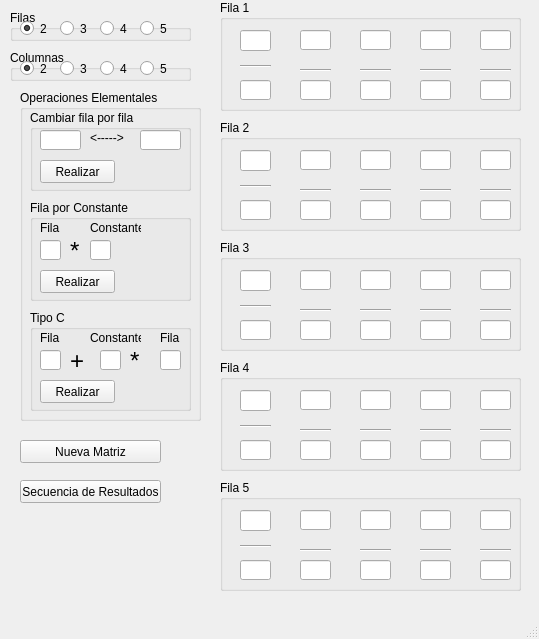
<?xml version="1.0" encoding="UTF-8"?>
<ui version="4.0">
 <class>TareaAlgebra</class>
 <widget class="QMainWindow" name="TareaAlgebra">
  <property name="geometry">
   <rect>
    <x>0</x>
    <y>0</y>
    <width>539</width>
    <height>639</height>
   </rect>
  </property>
  <property name="windowTitle">
   <string>MainWindow</string>
  </property>
  <widget class="QWidget" name="centralwidget">
   <widget class="QGroupBox" name="FilasGroupBox">
    <property name="geometry">
     <rect>
      <x>10</x>
      <y>10</y>
      <width>181</width>
      <height>31</height>
     </rect>
    </property>
    <property name="title">
     <string>Filas</string>
    </property>
    <widget class="QRadioButton" name="filas2">
     <property name="geometry">
      <rect>
       <x>10</x>
       <y>10</y>
       <width>31</width>
       <height>17</height>
      </rect>
     </property>
     <property name="text">
      <string>2</string>
     </property>
     <property name="checked">
      <bool>true</bool>
     </property>
    </widget>
    <widget class="QRadioButton" name="filas3">
     <property name="geometry">
      <rect>
       <x>50</x>
       <y>10</y>
       <width>31</width>
       <height>17</height>
      </rect>
     </property>
     <property name="text">
      <string>3</string>
     </property>
    </widget>
    <widget class="QRadioButton" name="filas4">
     <property name="geometry">
      <rect>
       <x>90</x>
       <y>10</y>
       <width>31</width>
       <height>17</height>
      </rect>
     </property>
     <property name="text">
      <string>4</string>
     </property>
    </widget>
    <widget class="QRadioButton" name="filas5">
     <property name="geometry">
      <rect>
       <x>130</x>
       <y>10</y>
       <width>41</width>
       <height>17</height>
      </rect>
     </property>
     <property name="text">
      <string>5</string>
     </property>
    </widget>
   </widget>
   <widget class="QGroupBox" name="ColumnasGroupBox">
    <property name="geometry">
     <rect>
      <x>10</x>
      <y>50</y>
      <width>181</width>
      <height>31</height>
     </rect>
    </property>
    <property name="title">
     <string>Columnas</string>
    </property>
    <widget class="QRadioButton" name="col2">
     <property name="geometry">
      <rect>
       <x>10</x>
       <y>10</y>
       <width>31</width>
       <height>17</height>
      </rect>
     </property>
     <property name="text">
      <string>2</string>
     </property>
     <property name="checked">
      <bool>true</bool>
     </property>
    </widget>
    <widget class="QRadioButton" name="col3">
     <property name="geometry">
      <rect>
       <x>50</x>
       <y>10</y>
       <width>31</width>
       <height>17</height>
      </rect>
     </property>
     <property name="text">
      <string>3</string>
     </property>
    </widget>
    <widget class="QRadioButton" name="col4">
     <property name="geometry">
      <rect>
       <x>90</x>
       <y>10</y>
       <width>31</width>
       <height>17</height>
      </rect>
     </property>
     <property name="text">
      <string>4</string>
     </property>
    </widget>
    <widget class="QRadioButton" name="col5">
     <property name="geometry">
      <rect>
       <x>130</x>
       <y>10</y>
       <width>41</width>
       <height>17</height>
      </rect>
     </property>
     <property name="text">
      <string>5</string>
     </property>
    </widget>
   </widget>
   <widget class="QGroupBox" name="MatrizGropBox">
    <property name="geometry">
     <rect>
      <x>220</x>
      <y>0</y>
      <width>301</width>
      <height>111</height>
     </rect>
    </property>
    <property name="title">
     <string>Fila 1</string>
    </property>
    <widget class="QLineEdit" name="f1c1a">
     <property name="geometry">
      <rect>
       <x>20</x>
       <y>30</y>
       <width>31</width>
       <height>21</height>
      </rect>
     </property>
     <property name="text">
      <string/>
     </property>
    </widget>
    <widget class="QLineEdit" name="f1c1b">
     <property name="geometry">
      <rect>
       <x>20</x>
       <y>80</y>
       <width>31</width>
       <height>20</height>
      </rect>
     </property>
     <property name="text">
      <string/>
     </property>
    </widget>
    <widget class="QLineEdit" name="f1c2a">
     <property name="geometry">
      <rect>
       <x>80</x>
       <y>30</y>
       <width>31</width>
       <height>20</height>
      </rect>
     </property>
     <property name="text">
      <string/>
     </property>
    </widget>
    <widget class="QLineEdit" name="f1c2b">
     <property name="geometry">
      <rect>
       <x>80</x>
       <y>80</y>
       <width>31</width>
       <height>20</height>
      </rect>
     </property>
     <property name="text">
      <string/>
     </property>
    </widget>
    <widget class="QLineEdit" name="f1c3a">
     <property name="geometry">
      <rect>
       <x>140</x>
       <y>30</y>
       <width>31</width>
       <height>20</height>
      </rect>
     </property>
     <property name="text">
      <string/>
     </property>
    </widget>
    <widget class="QLineEdit" name="f1c3b">
     <property name="geometry">
      <rect>
       <x>140</x>
       <y>80</y>
       <width>31</width>
       <height>20</height>
      </rect>
     </property>
     <property name="text">
      <string/>
     </property>
    </widget>
    <widget class="QLineEdit" name="f1c4a">
     <property name="geometry">
      <rect>
       <x>200</x>
       <y>30</y>
       <width>31</width>
       <height>20</height>
      </rect>
     </property>
     <property name="text">
      <string/>
     </property>
    </widget>
    <widget class="QLineEdit" name="f1c4b">
     <property name="geometry">
      <rect>
       <x>200</x>
       <y>80</y>
       <width>31</width>
       <height>20</height>
      </rect>
     </property>
     <property name="text">
      <string/>
     </property>
    </widget>
    <widget class="QLineEdit" name="f1c5a">
     <property name="geometry">
      <rect>
       <x>260</x>
       <y>30</y>
       <width>31</width>
       <height>20</height>
      </rect>
     </property>
     <property name="text">
      <string/>
     </property>
    </widget>
    <widget class="QLineEdit" name="f1c5b">
     <property name="geometry">
      <rect>
       <x>260</x>
       <y>80</y>
       <width>31</width>
       <height>20</height>
      </rect>
     </property>
     <property name="text">
      <string/>
     </property>
    </widget>
    <widget class="Line" name="line">
     <property name="geometry">
      <rect>
       <x>20</x>
       <y>56</y>
       <width>31</width>
       <height>20</height>
      </rect>
     </property>
     <property name="orientation">
      <enum>Qt::Horizontal</enum>
     </property>
    </widget>
    <widget class="Line" name="line_2">
     <property name="geometry">
      <rect>
       <x>80</x>
       <y>60</y>
       <width>31</width>
       <height>20</height>
      </rect>
     </property>
     <property name="orientation">
      <enum>Qt::Horizontal</enum>
     </property>
    </widget>
    <widget class="Line" name="line_3">
     <property name="geometry">
      <rect>
       <x>200</x>
       <y>60</y>
       <width>31</width>
       <height>20</height>
      </rect>
     </property>
     <property name="orientation">
      <enum>Qt::Horizontal</enum>
     </property>
    </widget>
    <widget class="Line" name="line_4">
     <property name="geometry">
      <rect>
       <x>140</x>
       <y>60</y>
       <width>31</width>
       <height>20</height>
      </rect>
     </property>
     <property name="orientation">
      <enum>Qt::Horizontal</enum>
     </property>
    </widget>
    <widget class="Line" name="line_5">
     <property name="geometry">
      <rect>
       <x>260</x>
       <y>60</y>
       <width>31</width>
       <height>20</height>
      </rect>
     </property>
     <property name="orientation">
      <enum>Qt::Horizontal</enum>
     </property>
    </widget>
   </widget>
   <widget class="QGroupBox" name="MatrizGropBox_2">
    <property name="geometry">
     <rect>
      <x>220</x>
      <y>120</y>
      <width>301</width>
      <height>111</height>
     </rect>
    </property>
    <property name="title">
     <string>Fila 2</string>
    </property>
    <widget class="QLineEdit" name="f2c1a">
     <property name="geometry">
      <rect>
       <x>20</x>
       <y>30</y>
       <width>31</width>
       <height>21</height>
      </rect>
     </property>
     <property name="text">
      <string/>
     </property>
    </widget>
    <widget class="QLineEdit" name="f2c1b">
     <property name="geometry">
      <rect>
       <x>20</x>
       <y>80</y>
       <width>31</width>
       <height>20</height>
      </rect>
     </property>
     <property name="text">
      <string/>
     </property>
    </widget>
    <widget class="QLineEdit" name="f2c2a">
     <property name="geometry">
      <rect>
       <x>80</x>
       <y>30</y>
       <width>31</width>
       <height>20</height>
      </rect>
     </property>
     <property name="text">
      <string/>
     </property>
    </widget>
    <widget class="QLineEdit" name="f2c2b">
     <property name="geometry">
      <rect>
       <x>80</x>
       <y>80</y>
       <width>31</width>
       <height>20</height>
      </rect>
     </property>
     <property name="text">
      <string/>
     </property>
    </widget>
    <widget class="QLineEdit" name="f2c3a">
     <property name="geometry">
      <rect>
       <x>140</x>
       <y>30</y>
       <width>31</width>
       <height>20</height>
      </rect>
     </property>
     <property name="text">
      <string/>
     </property>
    </widget>
    <widget class="QLineEdit" name="f2c3b">
     <property name="geometry">
      <rect>
       <x>140</x>
       <y>80</y>
       <width>31</width>
       <height>20</height>
      </rect>
     </property>
     <property name="text">
      <string/>
     </property>
    </widget>
    <widget class="QLineEdit" name="f2c4a">
     <property name="geometry">
      <rect>
       <x>200</x>
       <y>30</y>
       <width>31</width>
       <height>20</height>
      </rect>
     </property>
     <property name="text">
      <string/>
     </property>
    </widget>
    <widget class="QLineEdit" name="f2c4b">
     <property name="geometry">
      <rect>
       <x>200</x>
       <y>80</y>
       <width>31</width>
       <height>20</height>
      </rect>
     </property>
     <property name="text">
      <string/>
     </property>
    </widget>
    <widget class="QLineEdit" name="f2c5a">
     <property name="geometry">
      <rect>
       <x>260</x>
       <y>30</y>
       <width>31</width>
       <height>20</height>
      </rect>
     </property>
     <property name="text">
      <string/>
     </property>
    </widget>
    <widget class="QLineEdit" name="f2c5b">
     <property name="geometry">
      <rect>
       <x>260</x>
       <y>80</y>
       <width>31</width>
       <height>20</height>
      </rect>
     </property>
     <property name="text">
      <string/>
     </property>
    </widget>
    <widget class="Line" name="line_6">
     <property name="geometry">
      <rect>
       <x>20</x>
       <y>56</y>
       <width>31</width>
       <height>20</height>
      </rect>
     </property>
     <property name="orientation">
      <enum>Qt::Horizontal</enum>
     </property>
    </widget>
    <widget class="Line" name="line_7">
     <property name="geometry">
      <rect>
       <x>80</x>
       <y>60</y>
       <width>31</width>
       <height>20</height>
      </rect>
     </property>
     <property name="orientation">
      <enum>Qt::Horizontal</enum>
     </property>
    </widget>
    <widget class="Line" name="line_8">
     <property name="geometry">
      <rect>
       <x>200</x>
       <y>60</y>
       <width>31</width>
       <height>20</height>
      </rect>
     </property>
     <property name="orientation">
      <enum>Qt::Horizontal</enum>
     </property>
    </widget>
    <widget class="Line" name="line_9">
     <property name="geometry">
      <rect>
       <x>140</x>
       <y>60</y>
       <width>31</width>
       <height>20</height>
      </rect>
     </property>
     <property name="orientation">
      <enum>Qt::Horizontal</enum>
     </property>
    </widget>
    <widget class="Line" name="line_10">
     <property name="geometry">
      <rect>
       <x>260</x>
       <y>60</y>
       <width>31</width>
       <height>20</height>
      </rect>
     </property>
     <property name="orientation">
      <enum>Qt::Horizontal</enum>
     </property>
    </widget>
   </widget>
   <widget class="QGroupBox" name="MatrizGropBox_3">
    <property name="geometry">
     <rect>
      <x>220</x>
      <y>240</y>
      <width>301</width>
      <height>111</height>
     </rect>
    </property>
    <property name="title">
     <string>Fila 3</string>
    </property>
    <widget class="QLineEdit" name="f3c1a">
     <property name="geometry">
      <rect>
       <x>20</x>
       <y>30</y>
       <width>31</width>
       <height>21</height>
      </rect>
     </property>
     <property name="text">
      <string/>
     </property>
    </widget>
    <widget class="QLineEdit" name="f3c1b">
     <property name="geometry">
      <rect>
       <x>20</x>
       <y>80</y>
       <width>31</width>
       <height>20</height>
      </rect>
     </property>
     <property name="text">
      <string/>
     </property>
    </widget>
    <widget class="QLineEdit" name="f3c2a">
     <property name="geometry">
      <rect>
       <x>80</x>
       <y>30</y>
       <width>31</width>
       <height>20</height>
      </rect>
     </property>
     <property name="text">
      <string/>
     </property>
    </widget>
    <widget class="QLineEdit" name="f3c2b">
     <property name="geometry">
      <rect>
       <x>80</x>
       <y>80</y>
       <width>31</width>
       <height>20</height>
      </rect>
     </property>
     <property name="text">
      <string/>
     </property>
    </widget>
    <widget class="QLineEdit" name="f3c3a">
     <property name="geometry">
      <rect>
       <x>140</x>
       <y>30</y>
       <width>31</width>
       <height>20</height>
      </rect>
     </property>
     <property name="text">
      <string/>
     </property>
    </widget>
    <widget class="QLineEdit" name="f3c3b">
     <property name="geometry">
      <rect>
       <x>140</x>
       <y>80</y>
       <width>31</width>
       <height>20</height>
      </rect>
     </property>
     <property name="text">
      <string/>
     </property>
    </widget>
    <widget class="QLineEdit" name="f3c4a">
     <property name="geometry">
      <rect>
       <x>200</x>
       <y>30</y>
       <width>31</width>
       <height>20</height>
      </rect>
     </property>
     <property name="text">
      <string/>
     </property>
    </widget>
    <widget class="QLineEdit" name="f3c4b">
     <property name="geometry">
      <rect>
       <x>200</x>
       <y>80</y>
       <width>31</width>
       <height>20</height>
      </rect>
     </property>
     <property name="text">
      <string/>
     </property>
    </widget>
    <widget class="QLineEdit" name="f3c5a">
     <property name="geometry">
      <rect>
       <x>260</x>
       <y>30</y>
       <width>31</width>
       <height>20</height>
      </rect>
     </property>
     <property name="text">
      <string/>
     </property>
    </widget>
    <widget class="QLineEdit" name="f3c5b">
     <property name="geometry">
      <rect>
       <x>260</x>
       <y>80</y>
       <width>31</width>
       <height>20</height>
      </rect>
     </property>
     <property name="text">
      <string/>
     </property>
    </widget>
    <widget class="Line" name="line_11">
     <property name="geometry">
      <rect>
       <x>20</x>
       <y>56</y>
       <width>31</width>
       <height>20</height>
      </rect>
     </property>
     <property name="orientation">
      <enum>Qt::Horizontal</enum>
     </property>
    </widget>
    <widget class="Line" name="line_12">
     <property name="geometry">
      <rect>
       <x>80</x>
       <y>60</y>
       <width>31</width>
       <height>20</height>
      </rect>
     </property>
     <property name="orientation">
      <enum>Qt::Horizontal</enum>
     </property>
    </widget>
    <widget class="Line" name="line_13">
     <property name="geometry">
      <rect>
       <x>200</x>
       <y>60</y>
       <width>31</width>
       <height>20</height>
      </rect>
     </property>
     <property name="orientation">
      <enum>Qt::Horizontal</enum>
     </property>
    </widget>
    <widget class="Line" name="line_14">
     <property name="geometry">
      <rect>
       <x>140</x>
       <y>60</y>
       <width>31</width>
       <height>20</height>
      </rect>
     </property>
     <property name="orientation">
      <enum>Qt::Horizontal</enum>
     </property>
    </widget>
    <widget class="Line" name="line_15">
     <property name="geometry">
      <rect>
       <x>260</x>
       <y>60</y>
       <width>31</width>
       <height>20</height>
      </rect>
     </property>
     <property name="orientation">
      <enum>Qt::Horizontal</enum>
     </property>
    </widget>
   </widget>
   <widget class="QGroupBox" name="MatrizGropBox_4">
    <property name="geometry">
     <rect>
      <x>220</x>
      <y>480</y>
      <width>301</width>
      <height>111</height>
     </rect>
    </property>
    <property name="title">
     <string>Fila 5</string>
    </property>
    <widget class="QLineEdit" name="f5c1a">
     <property name="geometry">
      <rect>
       <x>20</x>
       <y>30</y>
       <width>31</width>
       <height>21</height>
      </rect>
     </property>
     <property name="text">
      <string/>
     </property>
    </widget>
    <widget class="QLineEdit" name="f5c1b">
     <property name="geometry">
      <rect>
       <x>20</x>
       <y>80</y>
       <width>31</width>
       <height>20</height>
      </rect>
     </property>
     <property name="text">
      <string/>
     </property>
    </widget>
    <widget class="QLineEdit" name="f5c2a">
     <property name="geometry">
      <rect>
       <x>80</x>
       <y>30</y>
       <width>31</width>
       <height>20</height>
      </rect>
     </property>
     <property name="text">
      <string/>
     </property>
    </widget>
    <widget class="QLineEdit" name="f5c2b">
     <property name="geometry">
      <rect>
       <x>80</x>
       <y>80</y>
       <width>31</width>
       <height>20</height>
      </rect>
     </property>
     <property name="text">
      <string/>
     </property>
    </widget>
    <widget class="QLineEdit" name="f5c3a">
     <property name="geometry">
      <rect>
       <x>140</x>
       <y>30</y>
       <width>31</width>
       <height>20</height>
      </rect>
     </property>
     <property name="text">
      <string/>
     </property>
    </widget>
    <widget class="QLineEdit" name="f5c3b">
     <property name="geometry">
      <rect>
       <x>140</x>
       <y>80</y>
       <width>31</width>
       <height>20</height>
      </rect>
     </property>
     <property name="text">
      <string/>
     </property>
    </widget>
    <widget class="QLineEdit" name="f5c4a">
     <property name="geometry">
      <rect>
       <x>200</x>
       <y>30</y>
       <width>31</width>
       <height>20</height>
      </rect>
     </property>
     <property name="text">
      <string/>
     </property>
    </widget>
    <widget class="QLineEdit" name="f5c4b">
     <property name="geometry">
      <rect>
       <x>200</x>
       <y>80</y>
       <width>31</width>
       <height>20</height>
      </rect>
     </property>
     <property name="text">
      <string/>
     </property>
    </widget>
    <widget class="QLineEdit" name="f5c5a">
     <property name="geometry">
      <rect>
       <x>260</x>
       <y>30</y>
       <width>31</width>
       <height>20</height>
      </rect>
     </property>
     <property name="text">
      <string/>
     </property>
    </widget>
    <widget class="QLineEdit" name="f5c5b">
     <property name="geometry">
      <rect>
       <x>260</x>
       <y>80</y>
       <width>31</width>
       <height>20</height>
      </rect>
     </property>
     <property name="text">
      <string/>
     </property>
    </widget>
    <widget class="Line" name="line_21">
     <property name="geometry">
      <rect>
       <x>20</x>
       <y>56</y>
       <width>31</width>
       <height>20</height>
      </rect>
     </property>
     <property name="orientation">
      <enum>Qt::Horizontal</enum>
     </property>
    </widget>
    <widget class="Line" name="line_22">
     <property name="geometry">
      <rect>
       <x>80</x>
       <y>60</y>
       <width>31</width>
       <height>20</height>
      </rect>
     </property>
     <property name="orientation">
      <enum>Qt::Horizontal</enum>
     </property>
    </widget>
    <widget class="Line" name="line_23">
     <property name="geometry">
      <rect>
       <x>200</x>
       <y>60</y>
       <width>31</width>
       <height>20</height>
      </rect>
     </property>
     <property name="orientation">
      <enum>Qt::Horizontal</enum>
     </property>
    </widget>
    <widget class="Line" name="line_24">
     <property name="geometry">
      <rect>
       <x>140</x>
       <y>60</y>
       <width>31</width>
       <height>20</height>
      </rect>
     </property>
     <property name="orientation">
      <enum>Qt::Horizontal</enum>
     </property>
    </widget>
    <widget class="Line" name="line_25">
     <property name="geometry">
      <rect>
       <x>260</x>
       <y>60</y>
       <width>31</width>
       <height>20</height>
      </rect>
     </property>
     <property name="orientation">
      <enum>Qt::Horizontal</enum>
     </property>
    </widget>
   </widget>
   <widget class="QGroupBox" name="MatrizGropBox_5">
    <property name="geometry">
     <rect>
      <x>220</x>
      <y>360</y>
      <width>301</width>
      <height>111</height>
     </rect>
    </property>
    <property name="title">
     <string>Fila 4</string>
    </property>
    <widget class="QLineEdit" name="f4c1a">
     <property name="geometry">
      <rect>
       <x>20</x>
       <y>30</y>
       <width>31</width>
       <height>21</height>
      </rect>
     </property>
     <property name="text">
      <string/>
     </property>
    </widget>
    <widget class="QLineEdit" name="f4c1b">
     <property name="geometry">
      <rect>
       <x>20</x>
       <y>80</y>
       <width>31</width>
       <height>20</height>
      </rect>
     </property>
     <property name="text">
      <string/>
     </property>
    </widget>
    <widget class="QLineEdit" name="f4c2a">
     <property name="geometry">
      <rect>
       <x>80</x>
       <y>30</y>
       <width>31</width>
       <height>20</height>
      </rect>
     </property>
     <property name="text">
      <string/>
     </property>
    </widget>
    <widget class="QLineEdit" name="f4c2b">
     <property name="geometry">
      <rect>
       <x>80</x>
       <y>80</y>
       <width>31</width>
       <height>20</height>
      </rect>
     </property>
     <property name="text">
      <string/>
     </property>
    </widget>
    <widget class="QLineEdit" name="f4c3a">
     <property name="geometry">
      <rect>
       <x>140</x>
       <y>30</y>
       <width>31</width>
       <height>20</height>
      </rect>
     </property>
     <property name="text">
      <string/>
     </property>
    </widget>
    <widget class="QLineEdit" name="f4c3b">
     <property name="geometry">
      <rect>
       <x>140</x>
       <y>80</y>
       <width>31</width>
       <height>20</height>
      </rect>
     </property>
     <property name="text">
      <string/>
     </property>
    </widget>
    <widget class="QLineEdit" name="f4c4a">
     <property name="geometry">
      <rect>
       <x>200</x>
       <y>30</y>
       <width>31</width>
       <height>20</height>
      </rect>
     </property>
     <property name="text">
      <string/>
     </property>
    </widget>
    <widget class="QLineEdit" name="f4c4b">
     <property name="geometry">
      <rect>
       <x>200</x>
       <y>80</y>
       <width>31</width>
       <height>20</height>
      </rect>
     </property>
     <property name="text">
      <string/>
     </property>
    </widget>
    <widget class="QLineEdit" name="f4c5a">
     <property name="geometry">
      <rect>
       <x>260</x>
       <y>30</y>
       <width>31</width>
       <height>20</height>
      </rect>
     </property>
     <property name="text">
      <string/>
     </property>
    </widget>
    <widget class="QLineEdit" name="f4c5b">
     <property name="geometry">
      <rect>
       <x>260</x>
       <y>80</y>
       <width>31</width>
       <height>20</height>
      </rect>
     </property>
     <property name="text">
      <string/>
     </property>
    </widget>
    <widget class="Line" name="line_26">
     <property name="geometry">
      <rect>
       <x>20</x>
       <y>56</y>
       <width>31</width>
       <height>20</height>
      </rect>
     </property>
     <property name="orientation">
      <enum>Qt::Horizontal</enum>
     </property>
    </widget>
    <widget class="Line" name="line_27">
     <property name="geometry">
      <rect>
       <x>80</x>
       <y>60</y>
       <width>31</width>
       <height>20</height>
      </rect>
     </property>
     <property name="orientation">
      <enum>Qt::Horizontal</enum>
     </property>
    </widget>
    <widget class="Line" name="line_28">
     <property name="geometry">
      <rect>
       <x>200</x>
       <y>60</y>
       <width>31</width>
       <height>20</height>
      </rect>
     </property>
     <property name="orientation">
      <enum>Qt::Horizontal</enum>
     </property>
    </widget>
    <widget class="Line" name="line_29">
     <property name="geometry">
      <rect>
       <x>140</x>
       <y>60</y>
       <width>31</width>
       <height>20</height>
      </rect>
     </property>
     <property name="orientation">
      <enum>Qt::Horizontal</enum>
     </property>
    </widget>
    <widget class="Line" name="line_30">
     <property name="geometry">
      <rect>
       <x>260</x>
       <y>60</y>
       <width>31</width>
       <height>20</height>
      </rect>
     </property>
     <property name="orientation">
      <enum>Qt::Horizontal</enum>
     </property>
    </widget>
   </widget>
   <widget class="QGroupBox" name="groupBox">
    <property name="geometry">
     <rect>
      <x>20</x>
      <y>90</y>
      <width>181</width>
      <height>331</height>
     </rect>
    </property>
    <property name="title">
     <string>Operaciones Elementales</string>
    </property>
    <widget class="QGroupBox" name="FilaxfilasGroupBox">
     <property name="geometry">
      <rect>
       <x>10</x>
       <y>20</y>
       <width>161</width>
       <height>81</height>
      </rect>
     </property>
     <property name="title">
      <string>Cambiar fila por fila</string>
     </property>
     <widget class="QLineEdit" name="filaA1">
      <property name="geometry">
       <rect>
        <x>10</x>
        <y>20</y>
        <width>41</width>
        <height>20</height>
       </rect>
      </property>
     </widget>
     <widget class="QLineEdit" name="filaA2">
      <property name="geometry">
       <rect>
        <x>110</x>
        <y>20</y>
        <width>41</width>
        <height>20</height>
       </rect>
      </property>
     </widget>
     <widget class="QPushButton" name="RealizarTipoA">
      <property name="geometry">
       <rect>
        <x>10</x>
        <y>50</y>
        <width>75</width>
        <height>23</height>
       </rect>
      </property>
      <property name="text">
       <string>Realizar</string>
      </property>
     </widget>
     <widget class="QLabel" name="label">
      <property name="geometry">
       <rect>
        <x>60</x>
        <y>20</y>
        <width>41</width>
        <height>16</height>
       </rect>
      </property>
      <property name="text">
       <string>&lt;-----&gt;</string>
      </property>
     </widget>
    </widget>
    <widget class="QGroupBox" name="groupBox_3">
     <property name="geometry">
      <rect>
       <x>10</x>
       <y>110</y>
       <width>161</width>
       <height>101</height>
      </rect>
     </property>
     <property name="title">
      <string>Fila por Constante</string>
     </property>
     <widget class="QLabel" name="label_2">
      <property name="geometry">
       <rect>
        <x>10</x>
        <y>20</y>
        <width>21</width>
        <height>16</height>
       </rect>
      </property>
      <property name="text">
       <string>Fila</string>
      </property>
     </widget>
     <widget class="QLineEdit" name="filaB">
      <property name="geometry">
       <rect>
        <x>10</x>
        <y>40</y>
        <width>21</width>
        <height>20</height>
       </rect>
      </property>
     </widget>
     <widget class="QLabel" name="label_3">
      <property name="geometry">
       <rect>
        <x>40</x>
        <y>40</y>
        <width>21</width>
        <height>21</height>
       </rect>
      </property>
      <property name="font">
       <font>
        <pointsize>18</pointsize>
       </font>
      </property>
      <property name="text">
       <string>*</string>
      </property>
     </widget>
     <widget class="QLineEdit" name="constanteB">
      <property name="geometry">
       <rect>
        <x>60</x>
        <y>40</y>
        <width>21</width>
        <height>20</height>
       </rect>
      </property>
     </widget>
     <widget class="QLabel" name="label_4">
      <property name="geometry">
       <rect>
        <x>60</x>
        <y>20</y>
        <width>51</width>
        <height>16</height>
       </rect>
      </property>
      <property name="text">
       <string>Constante</string>
      </property>
     </widget>
     <widget class="QPushButton" name="RealizarTipoB">
      <property name="geometry">
       <rect>
        <x>10</x>
        <y>70</y>
        <width>75</width>
        <height>23</height>
       </rect>
      </property>
      <property name="text">
       <string>Realizar</string>
      </property>
     </widget>
    </widget>
    <widget class="QGroupBox" name="groupBox_4">
     <property name="geometry">
      <rect>
       <x>10</x>
       <y>220</y>
       <width>161</width>
       <height>101</height>
      </rect>
     </property>
     <property name="title">
      <string>Tipo C</string>
     </property>
     <widget class="QLabel" name="label_5">
      <property name="geometry">
       <rect>
        <x>10</x>
        <y>20</y>
        <width>21</width>
        <height>16</height>
       </rect>
      </property>
      <property name="text">
       <string>Fila</string>
      </property>
     </widget>
     <widget class="QLabel" name="label_6">
      <property name="geometry">
       <rect>
        <x>130</x>
        <y>20</y>
        <width>21</width>
        <height>16</height>
       </rect>
      </property>
      <property name="text">
       <string>Fila</string>
      </property>
     </widget>
     <widget class="QLabel" name="label_7">
      <property name="geometry">
       <rect>
        <x>60</x>
        <y>20</y>
        <width>51</width>
        <height>16</height>
       </rect>
      </property>
      <property name="text">
       <string>Constante</string>
      </property>
     </widget>
     <widget class="QLabel" name="label_8">
      <property name="geometry">
       <rect>
        <x>100</x>
        <y>40</y>
        <width>21</width>
        <height>21</height>
       </rect>
      </property>
      <property name="font">
       <font>
        <pointsize>18</pointsize>
       </font>
      </property>
      <property name="text">
       <string>*</string>
      </property>
     </widget>
     <widget class="QLabel" name="label_9">
      <property name="geometry">
       <rect>
        <x>40</x>
        <y>40</y>
        <width>21</width>
        <height>21</height>
       </rect>
      </property>
      <property name="font">
       <font>
        <pointsize>18</pointsize>
       </font>
      </property>
      <property name="text">
       <string>+</string>
      </property>
     </widget>
     <widget class="QLineEdit" name="filaC1">
      <property name="geometry">
       <rect>
        <x>10</x>
        <y>40</y>
        <width>21</width>
        <height>20</height>
       </rect>
      </property>
     </widget>
     <widget class="QLineEdit" name="constanteC">
      <property name="geometry">
       <rect>
        <x>70</x>
        <y>40</y>
        <width>21</width>
        <height>20</height>
       </rect>
      </property>
     </widget>
     <widget class="QLineEdit" name="filaC2">
      <property name="geometry">
       <rect>
        <x>130</x>
        <y>40</y>
        <width>21</width>
        <height>20</height>
       </rect>
      </property>
     </widget>
     <widget class="QPushButton" name="RealizarTipoC">
      <property name="geometry">
       <rect>
        <x>10</x>
        <y>70</y>
        <width>75</width>
        <height>23</height>
       </rect>
      </property>
      <property name="text">
       <string>Realizar</string>
      </property>
     </widget>
    </widget>
   </widget>
   <widget class="QPushButton" name="nuevaMatrizButt">
    <property name="geometry">
     <rect>
      <x>20</x>
      <y>440</y>
      <width>141</width>
      <height>23</height>
     </rect>
    </property>
    <property name="text">
     <string>Nueva Matriz</string>
    </property>
   </widget>
   <widget class="QPushButton" name="sResutadosButt">
    <property name="geometry">
     <rect>
      <x>20</x>
      <y>480</y>
      <width>141</width>
      <height>23</height>
     </rect>
    </property>
    <property name="text">
     <string>Secuencia de Resultados</string>
    </property>
   </widget>
  </widget>
  <widget class="QMenuBar" name="menubar">
   <property name="geometry">
    <rect>
     <x>0</x>
     <y>0</y>
     <width>539</width>
     <height>21</height>
    </rect>
   </property>
  </widget>
  <widget class="QStatusBar" name="statusbar"/>
 </widget>
 <resources/>
 <connections/>
</ui>
